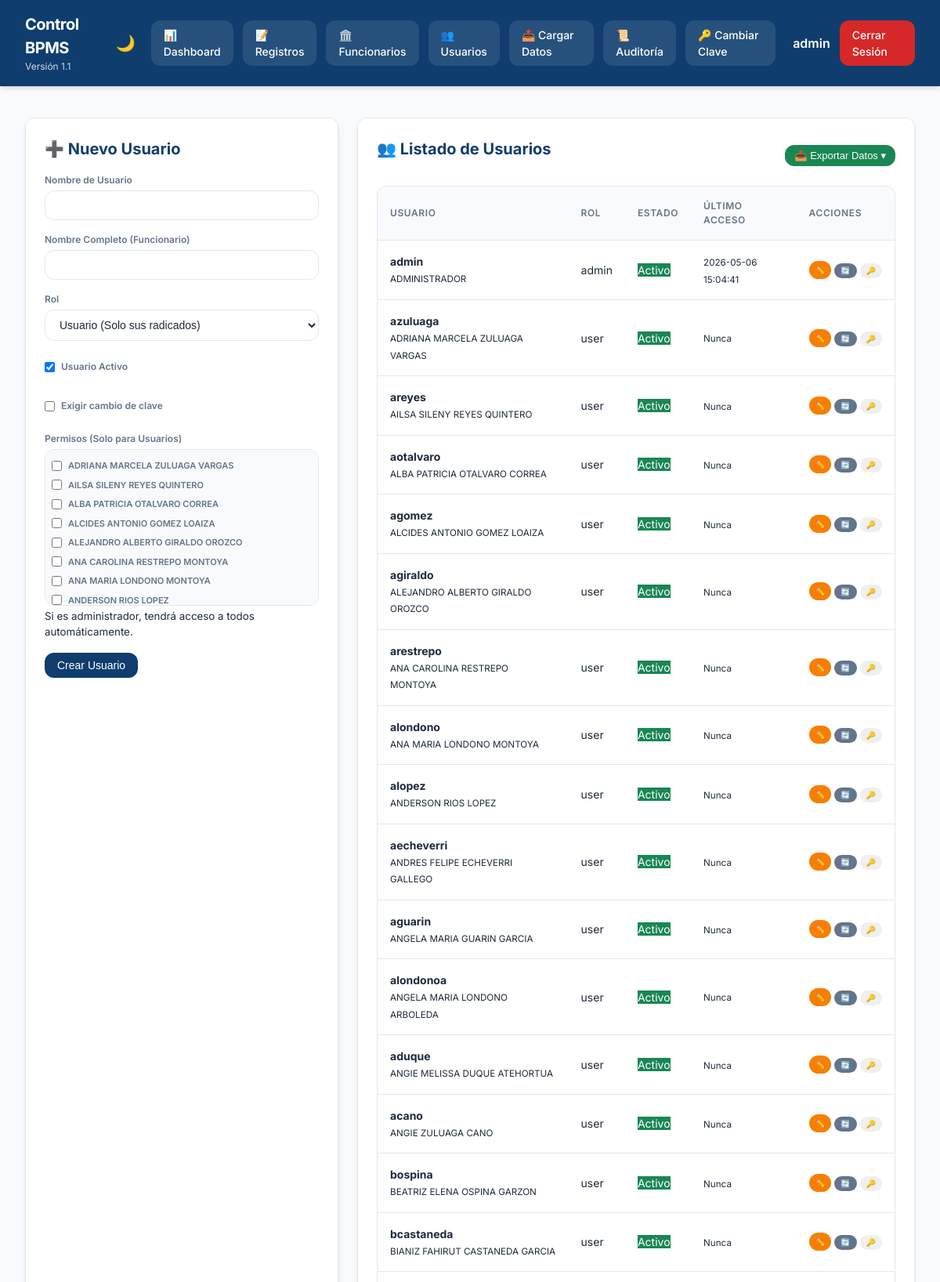
Page /admin/users (signed in, upper part) on the committed database.
### tables this page shows
CREATE TABLE users (id INTEGER PRIMARY KEY AUTOINCREMENT, username TEXT UNIQUE NOT NULL, password_hash TEXT NOT NULL, role TEXT NOT NULL CHECK(role IN ('admin','user')), full_name TEXT, is_active INTEGER DEFAULT 1, force_password_change INTEGER DEFAULT 1, last_login_at TEXT);

CREATE TABLE hacienda_staff (id INTEGER PRIMARY KEY AUTOINCREMENT, name TEXT UNIQUE NOT NULL, status TEXT, dependency TEXT, include_flag INTEGER DEFAULT 1);

### app.py (the view, shortened to what this page needs)
@app.route("/admin/users", methods=["GET","POST"])
def admin_users():
    user = current_user()
    if not user or user["role"] != "admin": return redirect(url_for("login"))
    edit_id = request.args.get("edit_user_id")
    edit_user = database.query_one("SELECT * FROM users WHERE id=?", (edit_id,)) if edit_id else None
    users = database.query_all("SELECT * FROM users ORDER BY full_name")
    staff = [s["name"] for s in database.query_all("SELECT name FROM hacienda_staff WHERE include_flag=1 ORDER BY name")]
    edit_perms = [p["funcionario_name"] for p in database.query_all("SELECT funcionario_name FROM user_permissions WHERE user_id=?", (edit_id,))] if edit_id else []
    return render_template("admin_users.html", title="Usuarios", user=user, users=users, hacienda_names=staff, edit_user=edit_user, edit_permissions=edit_perms)

### app.py (called while the page is built)
def current_user():
    username = session.get("username")
    return database.query_one("SELECT * FROM users WHERE username=?", (username,)) if username else None

### database.py (called while the page is built)
@contextmanager
def get_db():
    conn = sqlite3.connect(DB_PATH)
    conn.row_factory = sqlite3.Row
    try:
        yield conn
    finally:
        conn.close()

def query_all(sql, params=()):
    with get_db() as conn:
        return [dict(row) for row in conn.execute(sql, params).fetchall()]

def query_one(sql, params=()):
    with get_db() as conn:
        row = conn.execute(sql, params).fetchone()
        return dict(row) if row else None

### templates/admin_users.html (shortened to what this page needs)
{% extends "base.html" %}
{% block content %}
<div class="admin-grid">
    <div class="panel">
        <h2>{% if edit_user %}📝 Editar Usuario{% else %}➕ Nuevo Usuario{% endif %}</h2>
        <form method="post" class="stack">
            <div class="field">
                <label>Nombre de Usuario</label>
                <input type="text" name="username" value="{{ edit_user.username if edit_user else '' }}" required>
            </div>
            <div class="field">
                <label>Nombre Completo (Funcionario)</label>
                <input type="text" name="full_name" value="{{ edit_user.full_name if edit_user else '' }}" required>
            </div>
            <div class="field">
                <label>Rol</label>
                <select name="role">
                    <option value="user" {% if edit_user and edit_user.role == 'user' %}selected{% endif %}>Usuario (Solo sus radicados)</option>
                </select>
            </div>
            <div class="field" style="flex-direction: row; align-items: center; gap: 0.5rem; padding: 0.5rem 0;">
                <input type="checkbox" name="is_active" id="is_active" {% if not edit_user or edit_user.is_active %}checked{% endif %}>
                <label for="is_active">Usuario Activo</label>
            </div>
            <div class="field" style="flex-direction: row; align-items: center; gap: 0.5rem; padding: 0.5rem 0;">
                <input type="checkbox" name="force_password_change" id="force_password_change" {% if edit_user and edit_user.force_password_change %}checked{% endif %}>
                <label for="force_password_change">Exigir cambio de clave</label>
            </div>
            <div class="field">
                <label>Permisos (Solo para Usuarios)</label>
                <div style="height: 200px; overflow-y: auto; border: 1px solid var(--border); border-radius: var(--radius); padding: 0.5rem; background: var(--bg);">
                    {% for name in hacienda_names %}
                    <label style="display: flex; align-items: center; gap: 0.5rem; padding: 0.25rem 0; cursor: pointer;">
                        <input type="checkbox" name="permissions" value="{{ name }}" {% if name in edit_permissions %}checked{% endif %}>
                        <span style="font-size: 11px;">{{ name }}</span>
                    </label>
                    {% endfor %}
                </div>
                <small>Si es administrador, tendrá acceso a todos automáticamente.</small>
            </div>
            <div class="button-row">
                <button type="submit" class="btn btn-primary">{% if edit_user %}Actualizar{% else %}Crear Usuario{% endif %}</button>
            </div>
        </form>
    </div>
    <div class="panel">
        <div style="display: flex; justify-content: space-between; align-items: center; position: relative; z-index: 1050;">
            <h2>👥 Listado de Usuarios</h2>
            <div class="export-dropdown">
                <button class="btn btn-success" style="padding: 6px 12px; font-size: 13px;">📥 Exportar Datos ▾</button>
            </div>
        </div>
        <div class="table-wrap" style="padding: 0; margin-top: 1rem;">
            <table>
                <thead>
                    <tr>
                        <th>Usuario</th>
                        <th>Rol</th>
                        <th>Estado</th>
                        <th>Último Acceso</th>
                        <th>Acciones</th>
                    </tr>
                </thead>
                <tbody>
                    {% for u in users %}
                    <tr>
                        <td>
                            <b>{{ u.username }}</b><br>
                            <small>{{ u.full_name }}</small>
                        </td>
                        <td><span class="badge">{{ u.role }}</span></td>
                        <td>
                            <span class="badge" style="background: {{ 'var(--success)' if u.is_active else 'var(--danger)' }}; color: white;">
                                {{ 'Activo' if u.is_active else 'Inactivo' }}
                            </span>
                        </td>
                        <td><small>{{ u.last_login_at or 'Nunca' }}</small></td>
                        <td>
                            <div style="display: flex; gap: 0.25rem;">
                                <a href="{{ url_for('admin_users', edit_user_id=u.id) }}" class="btn btn-secondary" style="padding: 4px 8px; font-size: 10px;">✏️</a>
                                <form method="post" style="display:inline;">
                                    <button type="submit" class="btn btn-muted" style="padding: 4px 8px; font-size: 10px;" title="Activar/Desactivar">🔄</button>
                                </form>
                                <form method="post" style="display:inline;" onsubmit="return confirm('¿Restablecer clave a 123456?')">
                                    <button type="submit" class="btn btn-warning" style="padding: 4px 8px; font-size: 10px;" title="Reset Clave">🔑</button>
                                </form>
                            </div>
                        </td>
                    </tr>
                    {% endfor %}
                </tbody>
            </table>
        </div>
    </div>
</div>
{% endblock %}

### templates/base.html (shortened to what this page needs)
<!DOCTYPE html>
<html lang="es">
<head>
    <link rel="stylesheet" href="{{ url_for('static', filename='styles.css') }}">
</head>
<body class="{% if request.cookies.get('theme') == 'dark' %}dark-mode{% endif %}">
    {% if user %}
    <header class="topbar">
        <div class="topbar-left">
            <h1>Control BPMS</h1>
            <div class="sub">Versión 1.1</div>
        </div>
        <nav class="nav-right">
            <button class="theme-toggle" id="themeToggle" title="Cambiar tema">
                {% if request.cookies.get('theme') == 'dark' %}☀️{% else %}🌙{% endif %}
            </button>
            <a href="{{ url_for('dashboard') }}" class="navbtn">📊 Dashboard</a>
            <a href="{{ url_for('registros') }}" class="navbtn">📝 Registros</a>
            {% if user.role == 'admin' %}
            <a href="{{ url_for('admin_hacienda') }}" class="navbtn">🏛️ Funcionarios</a>
            <a href="{{ url_for('admin_users') }}" class="navbtn">👥 Usuarios</a>
            <a href="{{ url_for('admin_upload') }}" class="navbtn">📤 Cargar Datos</a>
            <a href="{{ url_for('admin_audit') }}" class="navbtn">📜 Auditoría</a>
            {% endif %}
            <a href="{{ url_for('change_password') }}" class="navbtn">🔑 Cambiar Clave</a>
            <span class="user-badge" style="margin-left: 10px; font-weight: 600;">{{ user.username }}</span>
            <a href="{{ url_for('logout') }}" class="logout">Cerrar Sesión</a>
        </nav>
    </header>
    {% endif %}
    <main class="content">
        {% block content %}{% endblock %}
    </main>
</body>
</html>

### static/styles.css (style rules this page uses)
:root { --primary: #0f3d6e; --primary-light: #1e56a0; --secondary: #f77f00; --success: #198754; --danger: #d62828; --warning: #fcbf49; --info: #4cc9f0; --bg: #f8fafc; --surface: #ffffff; --text: #1e293b; --text-muted: #64748b; --border: #e2e8f0; --shadow: 0 4px 6px -1px rgb(0 0 0 / 0.1), 0 2px 4px -2px rgb(0 0 0 / 0.1); --glass-bg: rgba(255, 255, 255, 0.7); --glass-border: rgba(255, 255, 255, 0.3); --radius: 12px; --transition: all 0.3s cubic-bezier(0.4, 0, 0.2, 1); }
* { box-sizing: border-box; margin: 0; padding: 0; }
body { font-family: 'Inter', system-ui, -apple-system, sans-serif; background-color: var(--bg); color: var(--text); line-height: 1.5; transition: var(--transition); min-height: 100vh; }
.topbar { display: flex; justify-content: space-between; align-items: center; padding: 1rem 2rem; background-color: var(--primary); color: white; position: sticky; top: 0; z-index: 1000; box-shadow: var(--shadow); }
.topbar-left h1 { font-size: 1.25rem; font-weight: 700; letter-spacing: -0.025em; }
.topbar-left .sub { font-size: 0.75rem; opacity: 0.8; }
.nav-right { display: flex; gap: 0.75rem; align-items: center; }
.navbtn, .logout, .btn { padding: 0.5rem 1rem; border-radius: var(--radius); text-decoration: none; font-weight: 500; font-size: 0.875rem; transition: var(--transition); border: none; cursor: pointer; display: inline-flex; align-items: center; gap: 0.5rem; }
.navbtn { background: rgba(255, 255, 255, 0.1); color: white; }
.logout { background: var(--danger); color: white; }
.theme-toggle { background: transparent; border: none; color: white; font-size: 1.25rem; cursor: pointer; padding: 0.5rem; border-radius: 50%; transition: var(--transition); }
.filters select, .filters input, .stack input, .stack select, textarea { padding: 0.625rem 0.875rem; border: 1px solid var(--border); border-radius: var(--radius); background-color: var(--surface); color: var(--text); font-size: 0.875rem; transition: var(--transition); outline: none; }
.btn-primary { background: var(--primary); color: white; }
.btn-secondary { background: var(--secondary); color: white; }
.btn-muted { background: var(--text-muted); color: white; }
.btn-success { background: var(--success); color: white; }
.table-wrap { padding: 0 2rem 2rem; overflow-x: auto; }
table { width: 100%; border-collapse: separate; border-spacing: 0; background-color: var(--surface); border-radius: var(--radius); overflow: hidden; border: 1px solid var(--border); box-shadow: var(--shadow); }
th, td { padding: 1rem; font-size: 0.875rem; text-align: left; border-bottom: 1px solid var(--border); }
th { background-color: var(--bg); font-weight: 600; color: var(--text-muted); text-transform: uppercase; font-size: 0.75rem; letter-spacing: 0.05em; position: sticky; top: 0; }
.admin-grid { display: grid; grid-template-columns: 400px 1fr; gap: 1.5rem; padding: 1.5rem 2rem; }
.panel { background-color: var(--surface); border: 1px solid var(--border); border-radius: var(--radius); padding: 1.5rem; box-shadow: var(--shadow); }
.panel h2 { margin-bottom: 1rem; font-size: 1.25rem; color: var(--primary); }
.stack { display: flex; flex-direction: column; gap: 1rem; }
.field { display: flex; flex-direction: column; gap: 0.25rem; }
.field label { font-size: 0.75rem; font-weight: 600; color: var(--text-muted); }
.card, tr, .panel { animation: fadeIn 0.4s ease-out forwards; }
.export-dropdown { position: relative; display: inline-block; z-index: 1010; }

### rows in the picture
users: username "admin", full_name "ADMINISTRADOR", role "admin", is_active "Activo", last_login_at "2026-05-06 15:04:41"
hacienda_staff: name "ADRIANA MARCELA ZULUAGA VARGAS"
hacienda_staff: name "AILSA SILENY REYES QUINTERO"
hacienda_staff: name "ALBA PATRICIA OTALVARO CORREA"
hacienda_staff: name "ALCIDES ANTONIO GOMEZ LOAIZA"
hacienda_staff: name "ALEJANDRO ALBERTO GIRALDO OROZCO"
hacienda_staff: name "ANA CAROLINA RESTREPO MONTOYA"
hacienda_staff: name "ANA MARIA LONDONO MONTOYA"
hacienda_staff: name "ANDERSON RIOS LOPEZ"
users: username "azuluaga", full_name "ADRIANA MARCELA ZULUAGA VARGAS", role "user", is_active "Activo", last_login_at "Nunca"
users: username "areyes", full_name "AILSA SILENY REYES QUINTERO", role "user", is_active "Activo", last_login_at "Nunca"
users: username "aotalvaro", full_name "ALBA PATRICIA OTALVARO CORREA", role "user", is_active "Activo", last_login_at "Nunca"
users: username "agomez", full_name "ALCIDES ANTONIO GOMEZ LOAIZA", role "user", is_active "Activo", last_login_at "Nunca"
users: username "agiraldo", full_name "ALEJANDRO ALBERTO GIRALDO OROZCO", role "user", is_active "Activo", last_login_at "Nunca"
users: username "arestrepo", full_name "ANA CAROLINA RESTREPO MONTOYA", role "user", is_active "Activo", last_login_at "Nunca"
users: username "alondono", full_name "ANA MARIA LONDONO MONTOYA", role "user", is_active "Activo", last_login_at "Nunca"
users: username "alopez", full_name "ANDERSON RIOS LOPEZ", role "user", is_active "Activo", last_login_at "Nunca"
users: username "aecheverri", full_name "ANDRES FELIPE ECHEVERRI GALLEGO", role "user", is_active "Activo", last_login_at "Nunca"
users: username "aguarin", full_name "ANGELA MARIA GUARIN GARCIA", role "user", is_active "Activo", last_login_at "Nunca"
users: username "alondonoa", full_name "ANGELA MARIA LONDONO ARBOLEDA", role "user", is_active "Activo", last_login_at "Nunca"
users: username "aduque", full_name "ANGIE MELISSA DUQUE ATEHORTUA", role "user", is_active "Activo", last_login_at "Nunca"
users: username "acano", full_name "ANGIE ZULUAGA CANO", role "user", is_active "Activo", last_login_at "Nunca"
users: username "bospina", full_name "BEATRIZ ELENA OSPINA GARZON", role "user", is_active "Activo", last_login_at "Nunca"
users: username "bcastaneda", full_name "BIANIZ FAHIRUT CASTANEDA GARCIA", role "user", is_active "Activo", last_login_at "Nunca"
